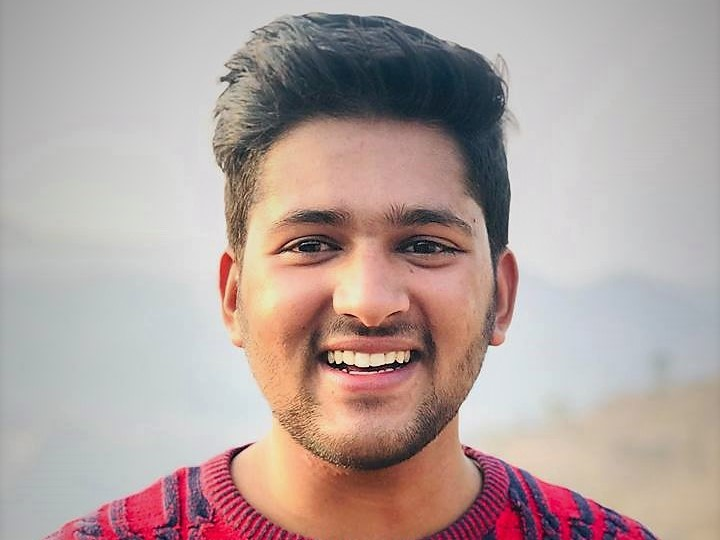
#> input picture Lab 1/rn.jpg, 720 x 540 px
$ jupyter execute lab1.ipynb
#> lines starting #> are read from the running program, lines starting #| are printed output that depends on the picture
### image complement

[cell 1]
import cv2

img = cv2.imread('rn.jpg')
#> img is the input picture: shape (540, 720, 3); mean B, G, R 159.5, 163.2, 180.3
cv2.imshow('Original Image', img)
comp_img = 255 - img
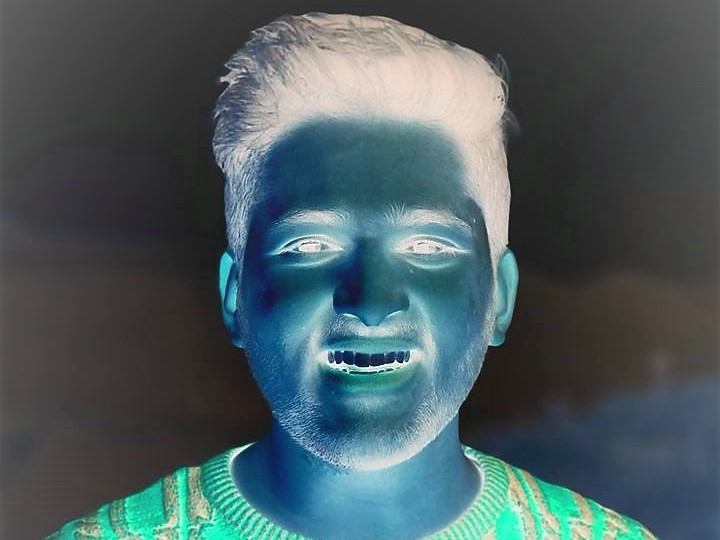
#> comp_img: shape (540, 720, 3); mean B, G, R 95.5, 91.8, 74.7
cv2.imshow("Complemented Image", comp_img)
# bitwise_comp = cv2.bitwise_not(img)
# cv2.imshow('Bitwise complement', bitwise_comp)
cv2.waitKey(0)
cv2.destroyAllWindows()

### image thresholding

[cell 2]
import cv2 as cv
# import numpy as np
# from matplotlib import pyplot as plt

img = cv.imread('rn.jpg')
ret,thresh1 = cv.threshold(img,127,255,cv.THRESH_BINARY)
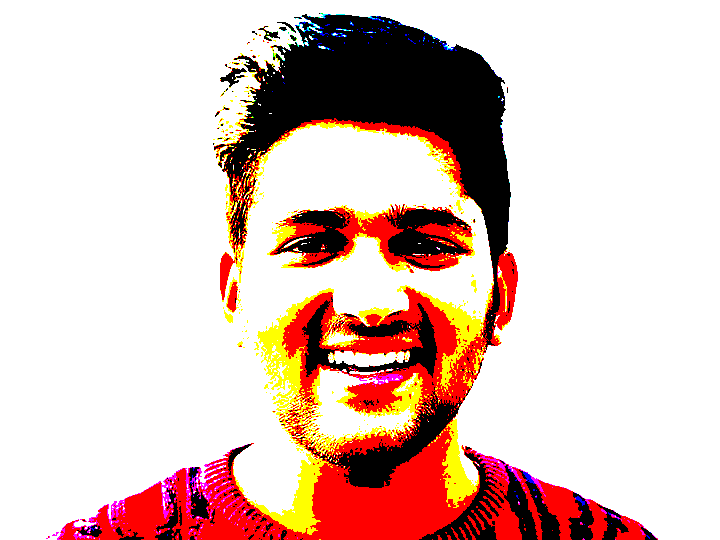
#> thresh1: shape (540, 720, 3); mean B, G, R 187.6, 195.3, 223
ret,thresh2 = cv.threshold(img,127,255,cv.THRESH_BINARY_INV)
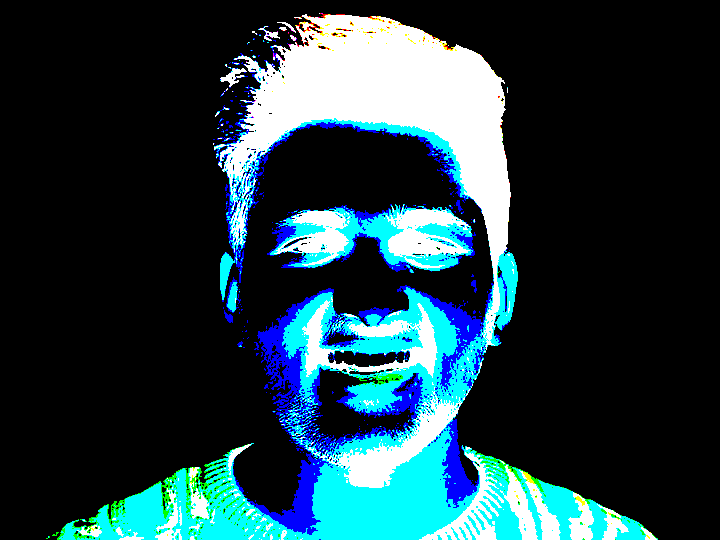
#> thresh2: shape (540, 720, 3); mean B, G, R 67.4, 59.7, 32
ret,thresh3 = cv.threshold(img,127,255,cv.THRESH_TRUNC)
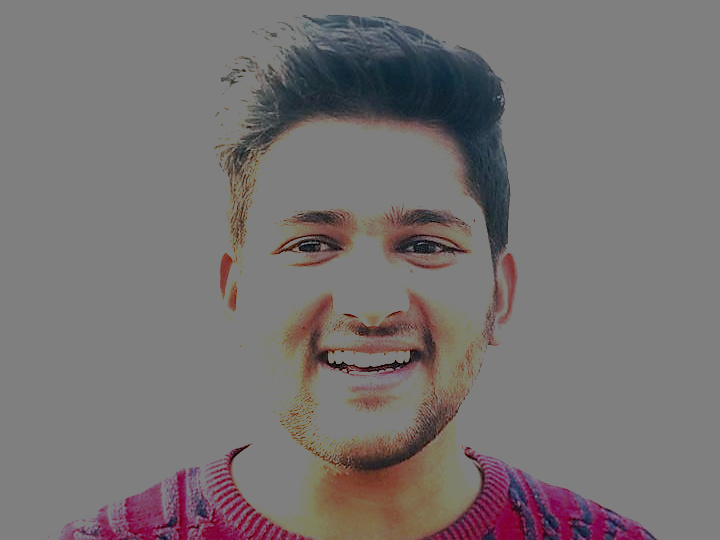
#> thresh3: shape (540, 720, 3); mean B, G, R 114.9, 114.6, 119.7
ret,thresh4 = cv.threshold(img,127,255,cv.THRESH_TOZERO)
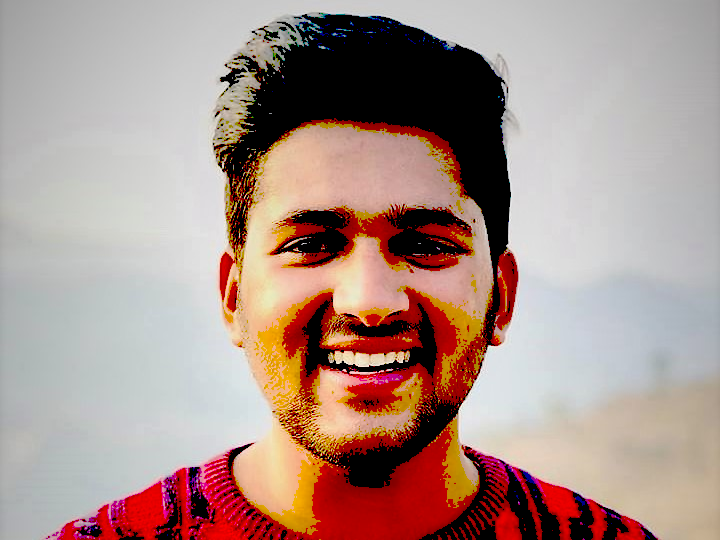
#> thresh4: shape (540, 720, 3); mean B, G, R 138, 145.8, 171.6
ret,thresh5 = cv.threshold(img,127,255,cv.THRESH_TOZERO_INV)
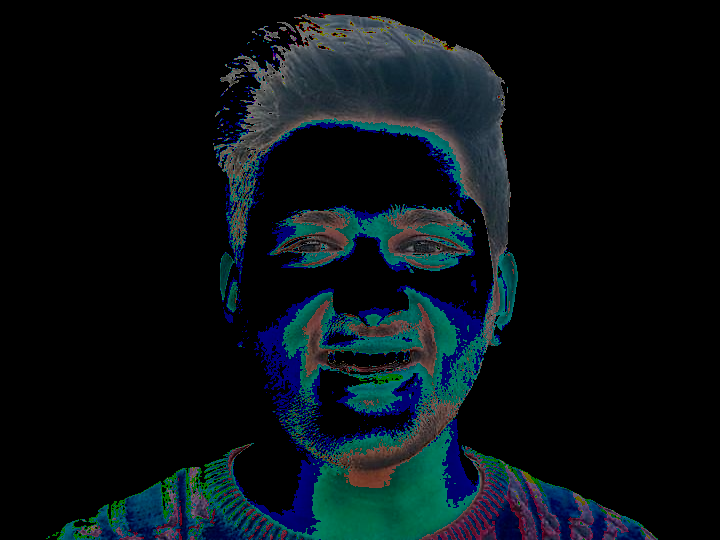
#> thresh5: shape (540, 720, 3); mean B, G, R 21.5, 17.3, 8.7
titles = ['Original Image','BINARY','BINARY_INV','TRUNC','TOZERO','TOZERO_INV']
images = [img, thresh1, thresh2, thresh3, thresh4, thresh5]
for i in range(6):
    cv.imshow(titles[i], images[i])
cv.waitKey(0)
cv.destroyAllWindows()

### histogram calculation

[cell 3]
import cv2
import matplotlib.pyplot as plt

img = cv2.imread('rn.jpg', 0)
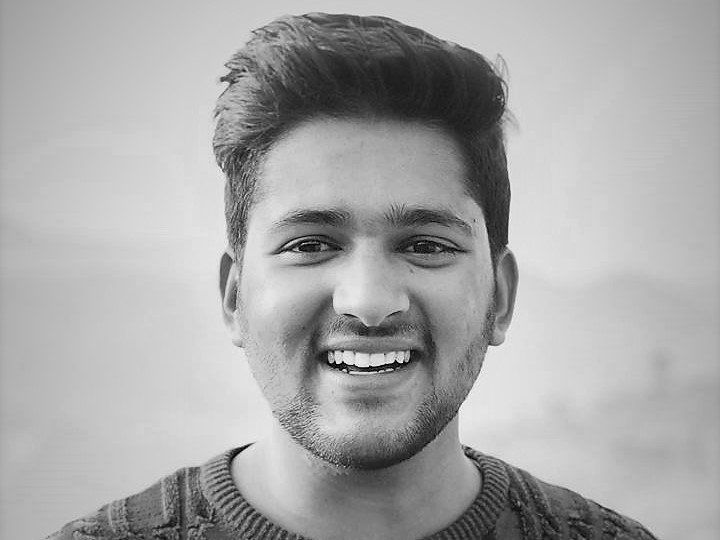
#> img: shape (540, 720); min 0, max 252, mean 167.9
img_hist = cv2.calcHist([img], [0], None, [256], [0, 256])
#> img_hist = 256 values, max 7054 at index 203, min 0 at index 245, mean 1518.8
plt.plot(img_hist)
plt.title('histogram')
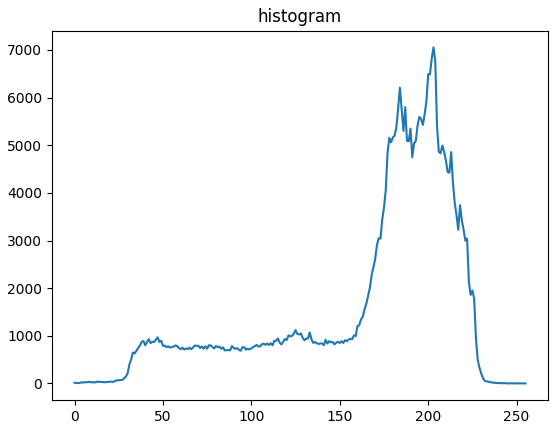
#> figure drawn by matplotlib, 1 panel; curve peaks at x = 203, y = 7054

### Histogram equilization

[cell 4]
import cv2
import matplotlib.pyplot as plt

img = cv2.imread('rn.jpg', 0)
equi_hist = cv2.equalizeHist(img)
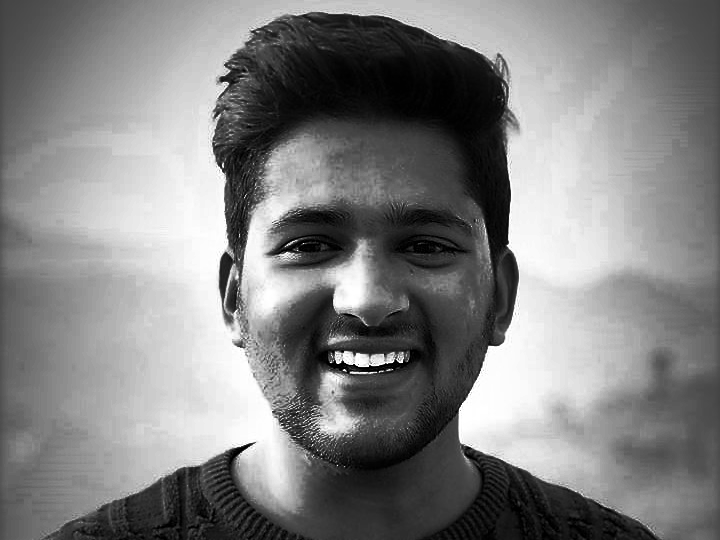
#> equi_hist: shape (540, 720); min 0, max 255, mean 128.7
cv2.imshow('Histogram Equilization', equi_hist)
cv2.waitKey(0)
cv2.destroyAllWindows()

[cell 5]
import cv2
import matplotlib.pyplot as plt

img = cv2.imread('rn.jpg', 0)
equi_hist = cv2.equalizeHist(img)
img_hist_eq = cv2.calcHist([equi_hist], [0], None, [256], [0, 256])
#> img_hist_eq = 256 values, max 7054 at index 195, min 0 at index 79, mean 1518.8
plt.plot(img_hist_eq)
plt.title('histogram equilization')
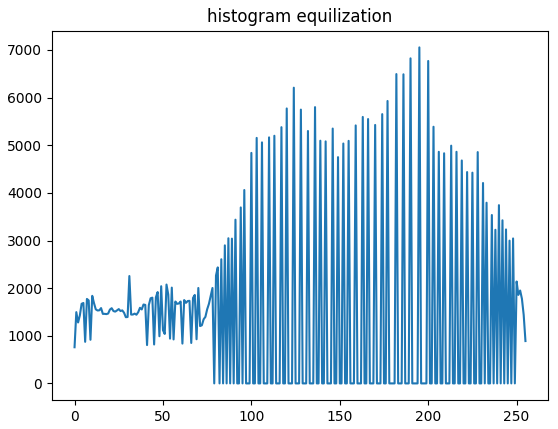
#> figure drawn by matplotlib, 1 panel; curve peaks at x = 195, y = 7054
